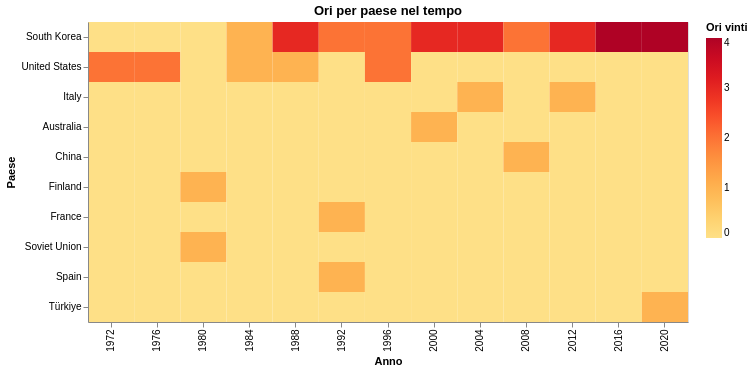

Write notebook code for a chart like this one.
### Code cell
#Secondo grafico interattivo per vedere i 5 top paesi per medaglie d'oro in ogni sport nel corso del tempo.
heatmap_data_gold = []
for sport in sports_list:
    df_s = df_macro_sport[df_macro_sport['sport'] == sport][['country', 'year', 'gold']]
    pivot = df_s.pivot_table(index='country', columns='year', values='gold', aggfunc='sum', fill_value=0)
    totals = pivot.sum(axis=1)
    top10 = totals.nlargest(10).index
    pivot = pivot.loc[top10]

    #Creo un ranking esplicito (0 = paese con più ori, 9 = decimo)
    rank_order = {country: i for i, country in enumerate(top10)}

    pivot_long = pivot.reset_index().melt(id_vars='country', var_name='year', value_name='gold')
    pivot_long['sport'] = sport
    pivot_long['rank'] = pivot_long['country'].map(rank_order)
    heatmap_data_gold.append(pivot_long)

heatmap_gold = pd.concat(heatmap_data_gold, ignore_index=True)
heatmap_gold['year'] = heatmap_gold['year'].astype(int)

sport_dropdown_heat = alt.binding_select(options=sports_list, name='Sport: ')
sport_select_heat = alt.selection_point(fields=['sport'], bind=sport_dropdown_heat, value=sports_list[0])

alt.Chart(heatmap_gold).mark_rect().encode(
    x=alt.X('year:O', title='Anno'),
    y=alt.Y('country:N', title='Paese', sort=alt.SortField(field='rank', order='ascending')),
    color=alt.Color('gold:Q', title='Ori vinti', scale=alt.Scale(scheme='yelloworangered')),
    tooltip=['country', 'year', 'gold']
).add_params(
    sport_select_heat
).transform_filter(
    sport_select_heat
).properties(
    width=600,
    height=300,
    title='Ori per paese nel tempo'
)

### Figure 1 — Vega-Lite specification as saved in the notebook (floating-point values rounded to 4 significant figures; data arrays with more than 128 entries replaced by an {"elided": "..."} marker saying what was removed)
{"config": {"view": {"continuousWidth": 300, "continuousHeight": 300}}, "data": {"name": "data-453abe8b2ee20dbb054d6ffc93313c43"}, "mark": {"type": "rect"}, "encoding": {"color": {"field": "gold", "scale": {"scheme": "yelloworangered"}, "title": "Ori vinti", "type": "quantitative"}, "tooltip": [{"field": "country", "type": "nominal"}, {"field": "year", "type": "quantitative"}, {"field": "gold", "type": "quantitative"}], "x": {"field": "year", "title": "Anno", "type": "ordinal"}, "y": {"field": "country", "sort": {"field": "rank", "order": "ascending"}, "title": "Paese", "type": "nominal"}}, "height": 300, "params": [{"name": "param_38", "select": {"type": "point", "fields": ["sport"]}, "bind": {"input": "select", "options": ["Archery", "Artistic Gymnastics", "Artistic Swimming", "Athletics", "Badminton", "Baseball", "Basketball", "Beach Volleyball", "Boxing", "Canoe Slalom", "Canoe Sprint", "Cycling Mountain Bike", "Cycling Road", "Cycling Track", "Diving", "Equestrian Dressage", "Equestrian Eventing", "Equestrian Jumping", "Fencing", "Football", "Handball", "Hockey", "Judo", "Modern Pentathlon", "Rhythmic Gymnastics", "Rowing", "Sailing", "Shooting", "Softball", "Swimming", "Table Tennis", "Taekwondo", "Tennis", "Trampolining", "Triathlon", "Volleyball", "Water Polo", "Weightlifting", "Wrestling"], "name": "Sport: "}, "value": "Archery"}], "title": "Ori per paese nel tempo", "transform": [{"filter": {"param": "param_38"}}], "width": 600, "$schema": "https://vega.github.io/schema/vega-lite/v5.20.1.json", "datasets": {"data-453abe8b2ee20dbb054d6ffc93313c43": {"elided": "4920 records"}}}
